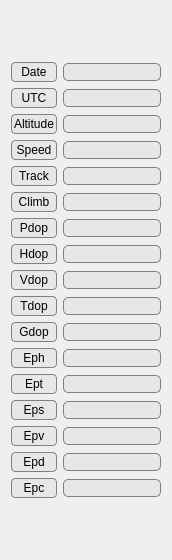
                    <widget class="QWidget" name="scrollAreaWidgetContents_2">
                     <property name="geometry">
                      <rect>
                       <x>0</x>
                       <y>0</y>
                       <width>172</width>
                       <height>560</height>
                      </rect>
                     </property>
                     <layout class="QVBoxLayout" name="verticalLayout_12">
                      <item>
                       <layout class="QGridLayout" name="gridLayout_8">
                        <item row="0" column="0">
                         <widget class="QLabel" name="Datelabel">
                          <property name="styleSheet">
                           <string notr="true"> QFrame, QLabel, QToolTip {
     border: 1px solid gray;
     border-radius: 4px;
     padding: 2px;
     background-image: url(images/welcome.png);
     background: rgb(231, 231, 231);
 }</string>
                          </property>
                          <property name="text">
                           <string>Date</string>
                          </property>
                          <property name="alignment">
                           <set>Qt::AlignCenter</set>
                          </property>
                         </widget>
                        </item>
                        <item row="0" column="1">
                         <widget class="QLineEdit" name="GPSTime">
                          <property name="autoFillBackground">
                           <bool>false</bool>
                          </property>
                          <property name="styleSheet">
                           <string notr="true">QLineEdit {
     border: 1px solid gray;
     border-radius: 5px;
     padding: 0 8px;
     background: rgb(231, 231, 231);
 }



</string>
                          </property>
                          <property name="alignment">
                           <set>Qt::AlignCenter</set>
                          </property>
                          <property name="readOnly">
                           <bool>true</bool>
                          </property>
                         </widget>
                        </item>
                        <item row="1" column="0">
                         <widget class="QLabel" name="Utclabel">
                          <property name="styleSheet">
                           <string notr="true"> QFrame, QLabel, QToolTip {
     border: 1px solid gray;
     border-radius: 4px;
     padding: 2px;
     background-image: url(images/welcome.png);
     background: rgb(231, 231, 231);
 }</string>
                          </property>
                          <property name="text">
                           <string>UTC</string>
                          </property>
                          <property name="alignment">
                           <set>Qt::AlignCenter</set>
                          </property>
                         </widget>
                        </item>
                        <item row="1" column="1">
                         <widget class="QLineEdit" name="GPSUtctime">
                          <property name="styleSheet">
                           <string notr="true">QLineEdit {
     border: 1px solid gray;
     border-radius: 5px;
     padding: 0 8px;
     background: rgb(231, 231, 231);
 }



</string>
                          </property>
                          <property name="alignment">
                           <set>Qt::AlignCenter</set>
                          </property>
                          <property name="readOnly">
                           <bool>true</bool>
                          </property>
                         </widget>
                        </item>
                        <item row="2" column="0">
                         <widget class="QLabel" name="Altitudelabel">
                          <property name="styleSheet">
                           <string notr="true"> QFrame, QLabel, QToolTip {
     border: 1px solid gray;
     border-radius: 4px;
     padding: 2px;
     background-image: url(images/welcome.png);
     background: rgb(231, 231, 231);
 }</string>
                          </property>
                          <property name="text">
                           <string>Altitude</string>
                          </property>
                          <property name="alignment">
                           <set>Qt::AlignCenter</set>
                          </property>
                         </widget>
                        </item>
                        <item row="2" column="1">
                         <widget class="QLineEdit" name="GPSAltitude">
                          <property name="styleSheet">
                           <string notr="true">QLineEdit {
     border: 1px solid gray;
     border-radius: 5px;
     padding: 0 8px;
     background: rgb(231, 231, 231);
 }



</string>
                          </property>
                          <property name="alignment">
                           <set>Qt::AlignCenter</set>
                          </property>
                          <property name="readOnly">
                           <bool>true</bool>
                          </property>
                         </widget>
                        </item>
                        <item row="3" column="0">
                         <widget class="QLabel" name="Speedlabel">
                          <property name="styleSheet">
                           <string notr="true"> QFrame, QLabel, QToolTip {
     border: 1px solid gray;
     border-radius: 4px;
     padding: 2px;
     background-image: url(images/welcome.png);
     background: rgb(231, 231, 231);
 }</string>
                          </property>
                          <property name="text">
                           <string>Speed</string>
                          </property>
                          <property name="alignment">
                           <set>Qt::AlignCenter</set>
                          </property>
                         </widget>
                        </item>
                        <item row="3" column="1">
                         <widget class="QLineEdit" name="GPSSpeed">
                          <property name="styleSheet">
                           <string notr="true">QLineEdit {
     border: 1px solid gray;
     border-radius: 5px;
     padding: 0 8px;
     background: rgb(231, 231, 231);
 }



</string>
                          </property>
                          <property name="alignment">
                           <set>Qt::AlignCenter</set>
                          </property>
                          <property name="readOnly">
                           <bool>true</bool>
                          </property>
                         </widget>
                        </item>
                        <item row="5" column="0">
                         <widget class="QLabel" name="Climblabel">
                          <property name="styleSheet">
                           <string notr="true"> QFrame, QLabel, QToolTip {
     border: 1px solid gray;
     border-radius: 4px;
     padding: 2px;
     background-image: url(images/welcome.png);
     background: rgb(231, 231, 231);
 }</string>
                          </property>
                          <property name="text">
                           <string>Climb</string>
                          </property>
                          <property name="alignment">
                           <set>Qt::AlignCenter</set>
                          </property>
                         </widget>
                        </item>
                        <item row="5" column="1">
                         <widget class="QLineEdit" name="GPSClimb">
                          <property name="styleSheet">
                           <string notr="true">QLineEdit {
     border: 1px solid gray;
     border-radius: 5px;
     padding: 0 8px;
     background: rgb(231, 231, 231);
 }



</string>
                          </property>
                          <property name="alignment">
                           <set>Qt::AlignCenter</set>
                          </property>
                          <property name="readOnly">
                           <bool>true</bool>
                          </property>
                         </widget>
                        </item>
                        <item row="6" column="0">
                         <widget class="QLabel" name="Pdoplabel">
                          <property name="styleSheet">
                           <string notr="true"> QFrame, QLabel, QToolTip {
     border: 1px solid gray;
     border-radius: 4px;
     padding: 2px;
     background-image: url(images/welcome.png);
     background: rgb(231, 231, 231);
 }</string>
                          </property>
                          <property name="text">
                           <string>Pdop</string>
                          </property>
                          <property name="alignment">
                           <set>Qt::AlignCenter</set>
                          </property>
                         </widget>
                        </item>
                        <item row="6" column="1">
                         <widget class="QLineEdit" name="GPSPdop">
                          <property name="styleSheet">
                           <string notr="true">QLineEdit {
     border: 1px solid gray;
     border-radius: 5px;
     padding: 0 8px;
     background: rgb(231, 231, 231);
 }



</string>
                          </property>
                          <property name="alignment">
                           <set>Qt::AlignCenter</set>
                          </property>
                          <property name="readOnly">
                           <bool>true</bool>
                          </property>
                         </widget>
                        </item>
                        <item row="7" column="0">
                         <widget class="QLabel" name="Hdoplabel">
                          <property name="styleSheet">
                           <string notr="true"> QFrame, QLabel, QToolTip {
     border: 1px solid gray;
     border-radius: 4px;
     padding: 2px;
     background-image: url(images/welcome.png);
     background: rgb(231, 231, 231);
 }</string>
                          </property>
                          <property name="text">
                           <string>Hdop</string>
                          </property>
                          <property name="alignment">
                           <set>Qt::AlignCenter</set>
                          </property>
                         </widget>
                        </item>
                        <item row="7" column="1">
                         <widget class="QLineEdit" name="GPSHdop">
                          <property name="styleSheet">
                           <string notr="true">QLineEdit {
     border: 1px solid gray;
     border-radius: 5px;
     padding: 0 8px;
     background: rgb(231, 231, 231);
 }



</string>
                          </property>
                          <property name="alignment">
                           <set>Qt::AlignCenter</set>
                          </property>
                          <property name="readOnly">
                           <bool>true</bool>
                          </property>
                         </widget>
                        </item>
                        <item row="8" column="0">
                         <widget class="QLabel" name="Vdoplabel">
                          <property name="styleSheet">
                           <string notr="true"> QFrame, QLabel, QToolTip {
     border: 1px solid gray;
     border-radius: 4px;
     padding: 2px;
     background-image: url(images/welcome.png);
     background: rgb(231, 231, 231);
 }</string>
                          </property>
                          <property name="text">
                           <string>Vdop</string>
                          </property>
                          <property name="alignment">
                           <set>Qt::AlignCenter</set>
                          </property>
                         </widget>
                        </item>
                        <item row="8" column="1">
                         <widget class="QLineEdit" name="GPSVdop">
                          <property name="styleSheet">
                           <string notr="true">QLineEdit {
     border: 1px solid gray;
     border-radius: 5px;
     padding: 0 8px;
     background: rgb(231, 231, 231);
 }



</string>
                          </property>
                          <property name="alignment">
                           <set>Qt::AlignCenter</set>
                          </property>
                          <property name="readOnly">
                           <bool>true</bool>
                          </property>
                         </widget>
                        </item>
                        <item row="9" column="0">
                         <widget class="QLabel" name="Tdoplabel">
                          <property name="styleSheet">
                           <string notr="true"> QFrame, QLabel, QToolTip {
     border: 1px solid gray;
     border-radius: 4px;
     padding: 2px;
     background-image: url(images/welcome.png);
     background: rgb(231, 231, 231);
 }</string>
                          </property>
                          <property name="text">
                           <string>Tdop</string>
                          </property>
                          <property name="alignment">
                           <set>Qt::AlignCenter</set>
                          </property>
                         </widget>
                        </item>
                        <item row="9" column="1">
                         <widget class="QLineEdit" name="GPSTdop">
                          <property name="styleSheet">
                           <string notr="true">QLineEdit {
     border: 1px solid gray;
     border-radius: 5px;
     padding: 0 8px;
     background: rgb(231, 231, 231);
 }



</string>
                          </property>
                          <property name="alignment">
                           <set>Qt::AlignCenter</set>
                          </property>
                          <property name="readOnly">
                           <bool>true</bool>
                          </property>
                         </widget>
                        </item>
                        <item row="10" column="0">
                         <widget class="QLabel" name="Gdoplabel">
                          <property name="styleSheet">
                           <string notr="true"> QFrame, QLabel, QToolTip {
     border: 1px solid gray;
     border-radius: 4px;
     padding: 2px;
     background-image: url(images/welcome.png);
     background: rgb(231, 231, 231);
 }</string>
                          </property>
                          <property name="text">
                           <string>Gdop</string>
                          </property>
                          <property name="alignment">
                           <set>Qt::AlignCenter</set>
                          </property>
                         </widget>
                        </item>
                        <item row="10" column="1">
                         <widget class="QLineEdit" name="GPSGdop">
                          <property name="styleSheet">
                           <string notr="true">QLineEdit {
     border: 1px solid gray;
     border-radius: 5px;
     padding: 0 8px;
     background: rgb(231, 231, 231);
 }



</string>
                          </property>
                          <property name="alignment">
                           <set>Qt::AlignCenter</set>
                          </property>
                          <property name="readOnly">
                           <bool>true</bool>
                          </property>
                         </widget>
                        </item>
                        <item row="11" column="0">
                         <widget class="QLabel" name="Ephlabel">
                          <property name="styleSheet">
                           <string notr="true"> QFrame, QLabel, QToolTip {
     border: 1px solid gray;
     border-radius: 4px;
     padding: 2px;
     background-image: url(images/welcome.png);
     background: rgb(231, 231, 231);
 }</string>
                          </property>
                          <property name="text">
                           <string>Eph</string>
                          </property>
                          <property name="alignment">
                           <set>Qt::AlignCenter</set>
                          </property>
                         </widget>
                        </item>
                        <item row="11" column="1">
                         <widget class="QLineEdit" name="GPSEph">
                          <property name="styleSheet">
                           <string notr="true">QLineEdit {
     border: 1px solid gray;
     border-radius: 5px;
     padding: 0 8px;
     background: rgb(231, 231, 231);
 }



</string>
                          </property>
                          <property name="alignment">
                           <set>Qt::AlignCenter</set>
                          </property>
                          <property name="readOnly">
                           <bool>true</bool>
                          </property>
                         </widget>
                        </item>
                        <item row="12" column="0">
                         <widget class="QLabel" name="Eptlabel">
                          <property name="styleSheet">
                           <string notr="true"> QFrame, QLabel, QToolTip {
     border: 1px solid gray;
     border-radius: 4px;
     padding: 2px;
     background-image: url(images/welcome.png);
     background: rgb(231, 231, 231);
 }</string>
                          </property>
                          <property name="text">
                           <string>Ept</string>
                          </property>
                          <property name="alignment">
                           <set>Qt::AlignCenter</set>
                          </property>
                         </widget>
                        </item>
                        <item row="12" column="1">
                         <widget class="QLineEdit" name="GPSEpt">
                          <property name="styleSheet">
                           <string notr="true">QLineEdit {
     border: 1px solid gray;
     border-radius: 5px;
     padding: 0 8px;
     background: rgb(231, 231, 231);
 }



</string>
                          </property>
                          <property name="alignment">
                           <set>Qt::AlignCenter</set>
                          </property>
                          <property name="readOnly">
                           <bool>true</bool>
                          </property>
                         </widget>
                        </item>
                        <item row="13" column="0">
                         <widget class="QLabel" name="Epslabel">
                          <property name="styleSheet">
                           <string notr="true"> QFrame, QLabel, QToolTip {
     border: 1px solid gray;
     border-radius: 4px;
     padding: 2px;
     background-image: url(images/welcome.png);
     background: rgb(231, 231, 231);
 }</string>
                          </property>
                          <property name="text">
                           <string>Eps</string>
                          </property>
                          <property name="alignment">
                           <set>Qt::AlignCenter</set>
                          </property>
                         </widget>
                        </item>
                        <item row="13" column="1">
                         <widget class="QLineEdit" name="GPSEps">
                          <property name="styleSheet">
                           <string notr="true">QLineEdit {
     border: 1px solid gray;
     border-radius: 5px;
     padding: 0 8px;
     background: rgb(231, 231, 231);
 }



</string>
                          </property>
                          <property name="alignment">
                           <set>Qt::AlignCenter</set>
                          </property>
                          <property name="readOnly">
                           <bool>true</bool>
                          </property>
                         </widget>
                        </item>
                        <item row="14" column="0">
                         <widget class="QLabel" name="Epvlabel">
                          <property name="styleSheet">
                           <string notr="true"> QFrame, QLabel, QToolTip {
     border: 1px solid gray;
     border-radius: 4px;
     padding: 2px;
     background-image: url(images/welcome.png);
     background: rgb(231, 231, 231);
 }</string>
                          </property>
                          <property name="text">
                           <string>Epv</string>
                          </property>
                          <property name="alignment">
                           <set>Qt::AlignCenter</set>
                          </property>
                         </widget>
                        </item>
                        <item row="14" column="1">
                         <widget class="QLineEdit" name="GPSEpv">
                          <property name="styleSheet">
                           <string notr="true">QLineEdit {
     border: 1px solid gray;
     border-radius: 5px;
     padding: 0 8px;
     background: rgb(231, 231, 231);
 }



</string>
                          </property>
                          <property name="alignment">
                           <set>Qt::AlignCenter</set>
                          </property>
                          <property name="readOnly">
                           <bool>true</bool>
                          </property>
                         </widget>
                        </item>
                        <item row="15" column="0">
                         <widget class="QLabel" name="Epdlabel">
                          <property name="styleSheet">
                           <string notr="true"> QFrame, QLabel, QToolTip {
     border: 1px solid gray;
     border-radius: 4px;
     padding: 2px;
     background-image: url(images/welcome.png);
     background: rgb(231, 231, 231);
 }</string>
                          </property>
                          <property name="text">
                           <string>Epd</string>
                          </property>
                          <property name="alignment">
                           <set>Qt::AlignCenter</set>
                          </property>
                         </widget>
                        </item>
                        <item row="15" column="1">
                         <widget class="QLineEdit" name="GPSEpd">
                          <property name="styleSheet">
                           <string notr="true">QLineEdit {
     border: 1px solid gray;
     border-radius: 5px;
     padding: 0 8px;
     background: rgb(231, 231, 231);
 }



</string>
                          </property>
                          <property name="alignment">
                           <set>Qt::AlignCenter</set>
                          </property>
                          <property name="readOnly">
                           <bool>true</bool>
                          </property>
                         </widget>
                        </item>
                        <item row="16" column="0">
                         <widget class="QLabel" name="Epclabel">
                          <property name="styleSheet">
                           <string notr="true"> QFrame, QLabel, QToolTip {
     border: 1px solid gray;
     border-radius: 4px;
     padding: 2px;
     background-image: url(images/welcome.png);
     background: rgb(231, 231, 231);
 }</string>
                          </property>
                          <property name="text">
                           <string>Epc</string>
                          </property>
                          <property name="alignment">
                           <set>Qt::AlignCenter</set>
                          </property>
                         </widget>
                        </item>
                        <item row="16" column="1">
                         <widget class="QLineEdit" name="GPSEpc">
                          <property name="styleSheet">
                           <string notr="true">QLineEdit {
     border: 1px solid gray;
     border-radius: 5px;
     padding: 0 8px;
     background: rgb(231, 231, 231);
 }



</string>
                          </property>
                          <property name="alignment">
                           <set>Qt::AlignCenter</set>
                          </property>
                          <property name="readOnly">
                           <bool>true</bool>
                          </property>
                         </widget>
                        </item>
                        <item row="4" column="1">
                         <widget class="QLineEdit" name="GPSTrack">
                          <property name="styleSheet">
                           <string notr="true">QLineEdit {
     border: 1px solid gray;
     border-radius: 5px;
     padding: 0 8px;
     background: rgb(231, 231, 231);
 }



</string>
                          </property>
                          <property name="alignment">
                           <set>Qt::AlignCenter</set>
                          </property>
                          <property name="readOnly">
                           <bool>true</bool>
                          </property>
                         </widget>
                        </item>
                        <item row="4" column="0">
                         <widget class="QLabel" name="Tracklabel">
                          <property name="styleSheet">
                           <string notr="true"> QFrame, QLabel, QToolTip {
     border: 1px solid gray;
     border-radius: 4px;
     padding: 2px;
     background-image: url(images/welcome.png);
     background: rgb(231, 231, 231);
 }</string>
                          </property>
                          <property name="text">
                           <string>Track</string>
                          </property>
                          <property name="alignment">
                           <set>Qt::AlignCenter</set>
                          </property>
                         </widget>
                        </item>
                       </layout>
                      </item>
                     </layout>
                    </widget>
